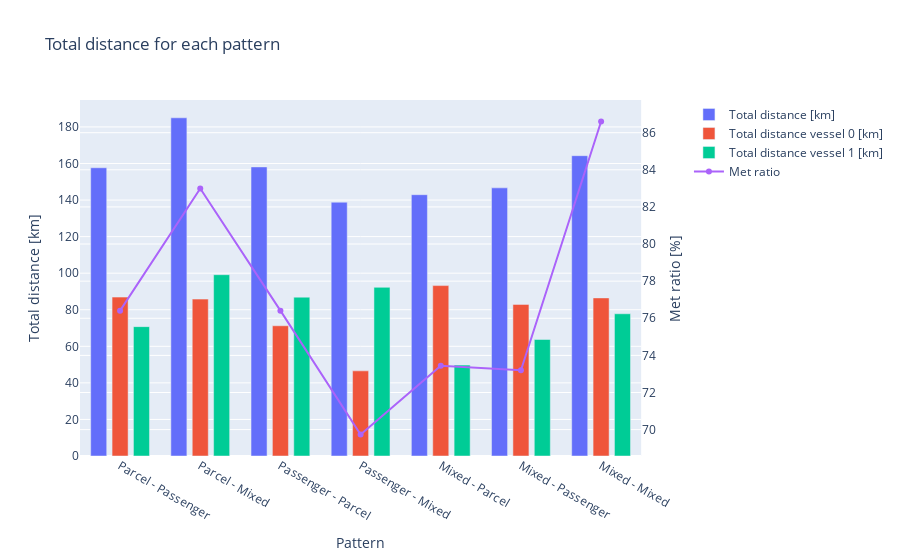

The notebook cell this image was saved under:
### Code cell
# Visualise the final total distance for each pattern as a bar chart
# collect the final total distance for each pattern

total_distances = [dict_df_results[key].iloc[-1]['Total_dist'] for key in dict_df_results.keys()]
total_distances_k0 = [dict_df_results[key].iloc[-1]['Travel_distance_k0'] for key in dict_df_results.keys()]
total_distances_k1 = [dict_df_results[key].iloc[-1]['Travel_distance_k1'] for key in dict_df_results.keys()]

# collect the final met ratio for each pattern
met_ratios = [round(dict_df_results[key].iloc[-1]['Met_Ratio']*100, 2) for key in dict_df_results.keys()]


fig = make_subplots(specs=[[{'secondary_y': True}]])

fig.add_trace(go.Bar(x=[f'{vessel_types_inv[int(key[0])]} - {vessel_types_inv[int(key[1])]}' for key in dict_df_results.keys()], y=total_distances, name='Total distance [km]'), secondary_y=False)
fig.add_trace(go.Bar(x=[f'{vessel_types_inv[int(key[0])]} - {vessel_types_inv[int(key[1])]}' for key in dict_df_results.keys()], y=total_distances_k0, name='Total distance vessel 0 [km]'), secondary_y=False)
fig.add_trace(go.Bar(x=[f'{vessel_types_inv[int(key[0])]} - {vessel_types_inv[int(key[1])]}' for key in dict_df_results.keys()], y=total_distances_k1, name='Total distance vessel 1 [km]'), secondary_y=False)
fig.update_traces(width=0.2)


fig.add_trace(go.Scatter(x=[f'{vessel_types_inv[int(key[0])]} - {vessel_types_inv[int(key[1])]}' for key in dict_df_results.keys()], y=met_ratios, mode='lines+markers', name='Met ratio'), secondary_y=True)

fig.update_yaxes(title_text="Total distance [km]", secondary_y=False)
fig.update_yaxes(title_text="Met ratio [%]", secondary_y=True)
fig.update_layout(title='Total distance for each pattern', xaxis_title='Pattern', barmode='group')


fig.show()

### Figure 1 — Plotly figure (JSON) as saved in the notebook; plotly's stock layout.template omitted (floating-point values rounded to 4 significant figures)
{"data": [{"name": "Total distance [km]", "type": "bar", "width": 0.2, "x": ["Parcel - Passenger", "Parcel - Mixed", "Passenger - Parcel", "Passenger - Mixed", "Mixed - Parcel", "Mixed - Passenger", "Mixed - Mixed"], "xaxis": "x", "y": [157.7, 185.0, 158.1, 138.8, 142.9, 146.7, 164.3], "yaxis": "y"}, {"name": "Total distance vessel 0 [km]", "type": "bar", "width": 0.2, "x": ["Parcel - Passenger", "Parcel - Mixed", "Passenger - Parcel", "Passenger - Mixed", "Mixed - Parcel", "Mixed - Passenger", "Mixed - Mixed"], "xaxis": "x", "y": [86.91, 85.82, 71.24, 46.57, 93.21, 82.93, 86.47], "yaxis": "y"}, {"name": "Total distance vessel 1 [km]", "type": "bar", "width": 0.2, "x": ["Parcel - Passenger", "Parcel - Mixed", "Passenger - Parcel", "Passenger - Mixed", "Mixed - Parcel", "Mixed - Passenger", "Mixed - Mixed"], "xaxis": "x", "y": [70.76, 99.17, 86.89, 92.25, 49.72, 63.73, 77.8], "yaxis": "y"}, {"mode": "lines+markers", "name": "Met ratio", "type": "scatter", "x": ["Parcel - Passenger", "Parcel - Mixed", "Passenger - Parcel", "Passenger - Mixed", "Mixed - Parcel", "Mixed - Passenger", "Mixed - Mixed"], "xaxis": "x", "y": [76.41, 82.99, 76.41, 69.74, 73.44, 73.2, 86.6], "yaxis": "y2"}], "layout": {"barmode": "group", "title": {"text": "Total distance for each pattern"}, "xaxis": {"anchor": "y", "domain": [0, 0.94], "title": {"text": "Pattern"}}, "yaxis": {"anchor": "x", "domain": [0, 1], "title": {"text": "Total distance [km]"}}, "yaxis2": {"anchor": "x", "overlaying": "y", "side": "right", "title": {"text": "Met ratio [%]"}}}}
